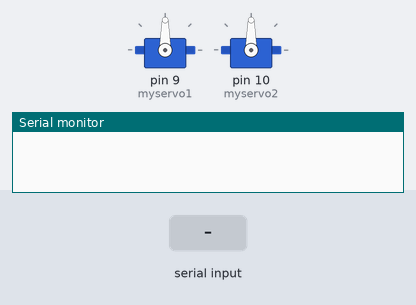
Bench run of a sketch on a simulated Arduino Uno, built with avr-gcc and run on an emulated ATmega328P. Parts: 2 × servo, the last lines printed to the serial monitor. The inputs (shaded band) are chosen by the test bench.

Above: at 1.2 s.
1.3 s: "90,45\n" received over Serial
At 1.8 s:
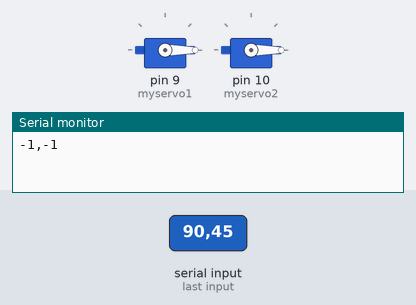
2.8 s: "1,90,45\n" received over Serial
At 3.7 s:
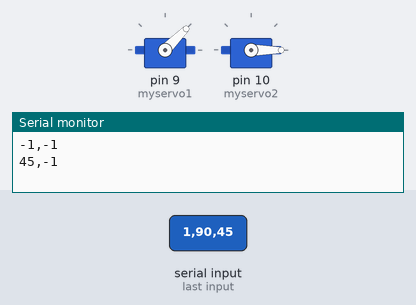
4.3 s: "30,150\n" received over Serial
At 5.7 s:
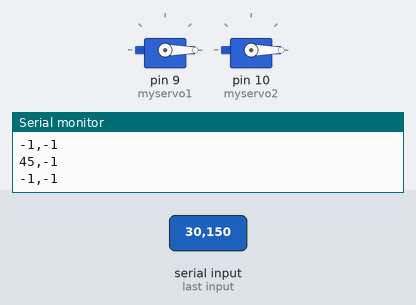
Timing chart, 0 to 7.3 s (numbered marks = the images above; inputs shaded):
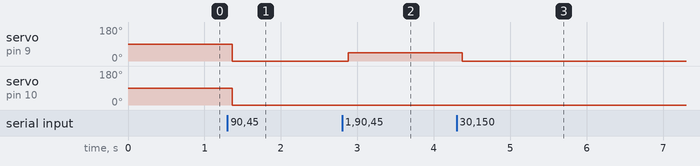

The sketch:

YunTai2.ino
```cpp
#include <String.h>
#include <Servo.h>

Servo myservo1; // 创建一个名为 myservo 的伺服电机实例（名称可随你喜欢命名）
Servo myservo2;
String Servo1Ctrl;
String Servo2Ctrl;
char inByte = 0;  // 定义 串口接收的数据
int YTangle1 = 0;    // 定义 角度值
int YTangle2 = 0;
String temp = ""; // 定义 临时字符变量，又或者说是缓存用的吧

void setup()
{
  myservo1.attach(9);  // 配置myservo实例的引脚为9
  myservo2.attach(10);
  Serial.begin(9600); // 设置波特率，这是串口应用中很重要的数字
}

void loop()
{
  while (Serial.available() > 0) // 判断串口是否有数据，若有则进入while循环
  {
    inByte = Serial.read(); // 读取数据，串口一次只能读1个字符
    temp += inByte;         // 把读到的字符存进临时变量里面缓存，
                            // 再继续判断串口还有没有数据，知道把所有数据都读取出来
    delay(10);
  }

  if (temp != "") // 判断临时变量是否为空，非空则进行舵机角度控制
  {
    Servo1Ctrl = fenge(temp, ",", 2);
    Servo2Ctrl = fenge(temp, ",", 3);
    YTangle1 = Servo1Ctrl.toInt();  // 把变量字符串类型转成整型
    YTangle2 = Servo2Ctrl.toInt();
    myservo1.write(YTangle1); // 控制舵机转动到相应的角度位置。
    myservo2.write(YTangle2);
    Serial.print(YTangle1);
    Serial.print(",");
    Serial.println(YTangle2); // 输出数据到串口上，以便观察
  }
  temp = ""; // 清空临时变量


  //delay(100);           // 延时100毫秒
}

String fenge(String str, String fen, int index)
{
  int weizhi;
  String temps[str.length()];
  int i = 0;
  do
  {
    weizhi = str.indexOf(fen);
    if (weizhi != -1)
    {
      temps[i] = str.substring(0, weizhi);
      str = str.substring(weizhi + fen.length(), str.length());
      i++;
    }
    else
    {
      if (str.length() > 0)
        temps[i] = str;
    }
  } while (weizhi >= 0);

  if (index > i)
    return "-1";
  return temps[index];
}
```

Measured:
- after the input at 1.3 s, servo on pin 9 (myservo1), servo on pin 10 (myservo2): 90° → 0° after 0.06 s
- after the input at 2.8 s, servo on pin 9 (myservo1): 0° → 45° after 0.08 s
- after the input at 4.3 s, servo on pin 9 (myservo1): 45° → 0° after 0.07 s
